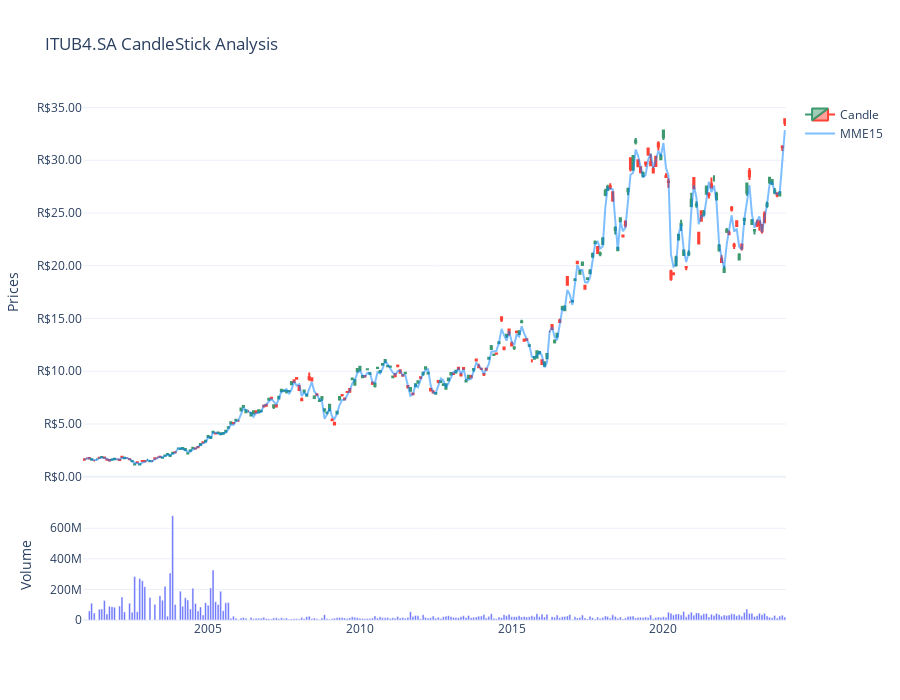

Notebook code for this chart:
### Code cell
fig = make_subplots(rows = 2, cols = 1, shared_xaxes= True, vertical_spacing=0.05, 
                    row_width= [0.2, 0.7], )

if len(df) < 110:
    candle_df = df
elif len(df) > 110 and len(df) < 247 :
    candle_df = df.resample('W-Mon').first()
else:
    candle_df = df.resample('MS').first()


fig.add_trace(go.Candlestick(
    x=candle_df.index,
    name='Candle',
    open=candle_df['Open'],
    high=candle_df['High'],
    low=candle_df['Low'],
    close=candle_df['Close']) , row=1, col=1)

fig.add_trace(go.Scatter(x=candle_df.index, y=candle_df['MME15'], name='MME15', marker_color='rgba(0, 128, 255, 0.5)' ))

fig.update_layout(
    template='plotly_white',
    yaxis1=dict(title='Prices', tickformat=',.2f', tickprefix='R$', fixedrange=True),
    xaxis=dict(showgrid=False),
    yaxis2=dict(title='Volume', fixedrange=True ),
    height=700,
    title_text='ITUB4.SA CandleStick Analysis',
)
fig.add_trace(go.Bar(
    marker_color='rgb(99, 110, 250)',
    x = candle_df.index,
    y = candle_df['Volume'],
    name='Volume',
    showlegend=False,
), row=2, col=1) 

fig.update(layout_xaxis_rangeslider_visible=False)

### Figure 1 — Plotly figure (JSON) as saved in the notebook; plotly's stock layout.template omitted (floating-point values rounded to 4 significant figures; data arrays with more than 128 entries replaced by an {"elided": "..."} marker saying what was removed)
{"data": [{"close": {"elided": "278 float values"}, "high": {"elided": "278 float values"}, "low": {"elided": "278 float values"}, "name": "Candle", "open": {"elided": "278 float values"}, "type": "candlestick", "x": {"elided": "278 str values"}, "xaxis": "x", "yaxis": "y"}, {"marker": {"color": "rgba(0, 128, 255, 0.5)"}, "name": "MME15", "type": "scatter", "x": {"elided": "278 str values"}, "y": {"elided": "278 float values"}}, {"marker": {"color": "rgb(99, 110, 250)"}, "name": "Volume", "showlegend": false, "type": "bar", "x": {"elided": "278 str values"}, "xaxis": "x2", "y": {"elided": "278 int values"}, "yaxis": "y2"}], "layout": {"height": 700, "title": {"text": "ITUB4.SA CandleStick Analysis"}, "xaxis": {"anchor": "y", "domain": [0, 1], "matches": "x2", "rangeslider": {"visible": false}, "showgrid": false, "showticklabels": false}, "xaxis2": {"anchor": "y2", "domain": [0, 1]}, "yaxis": {"anchor": "x", "domain": [0.2611, 1], "fixedrange": true, "tickformat": ",.2f", "tickprefix": "R$", "title": {"text": "Prices"}}, "yaxis2": {"anchor": "x2", "domain": [0, 0.2111], "fixedrange": true, "title": {"text": "Volume"}}}}
